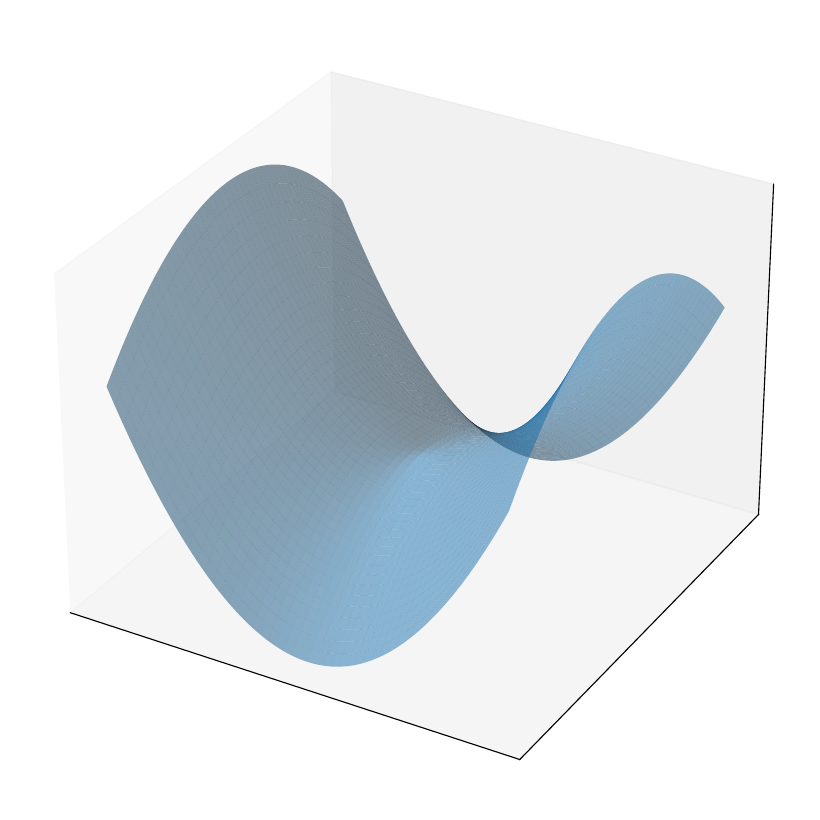

Reproduce this figure in Python.
import numpy as np
import pandas as pd
import matplotlib.pyplot as plt
from mpl_toolkits.mplot3d import axes3d
from mpl_toolkits.mplot3d.art3d import Poly3DCollection
from matplotlib.ticker import MaxNLocator

plt.grid(False)

fig = plt.figure(figsize=(10, 8))
fig.subplots_adjust(left=0, right=1, bottom=0, top=1)
ax = fig.add_subplot(projection='3d')
ax.set_xticks([])
ax.set_yticks([])
ax.set_zticks([])

x = np.arange(-10, 10, 0.1)
y = np.arange(-10, 10, 0.1)

X, Y = np.meshgrid(x, y)
Z = 2 * X**2 - Y**2

ax.plot_surface(X, Y, Z, alpha=0.5, linewidth=0.5, zorder=0)
plt.savefig('hyp_paraboloid.pdf', format='pdf', bbox_inches='tight')

Z_new = 0 * X

ax.plot_surface(X, Y, Z_new, alpha=0.9, linewidth=0.5, zorder=5)

ax.scatter(0, 0, 0, color='black', alpha=1, zorder=10)
plt.savefig('hyp_paraboloid_with_plane.pdf', format='pdf', bbox_inches='tight')
